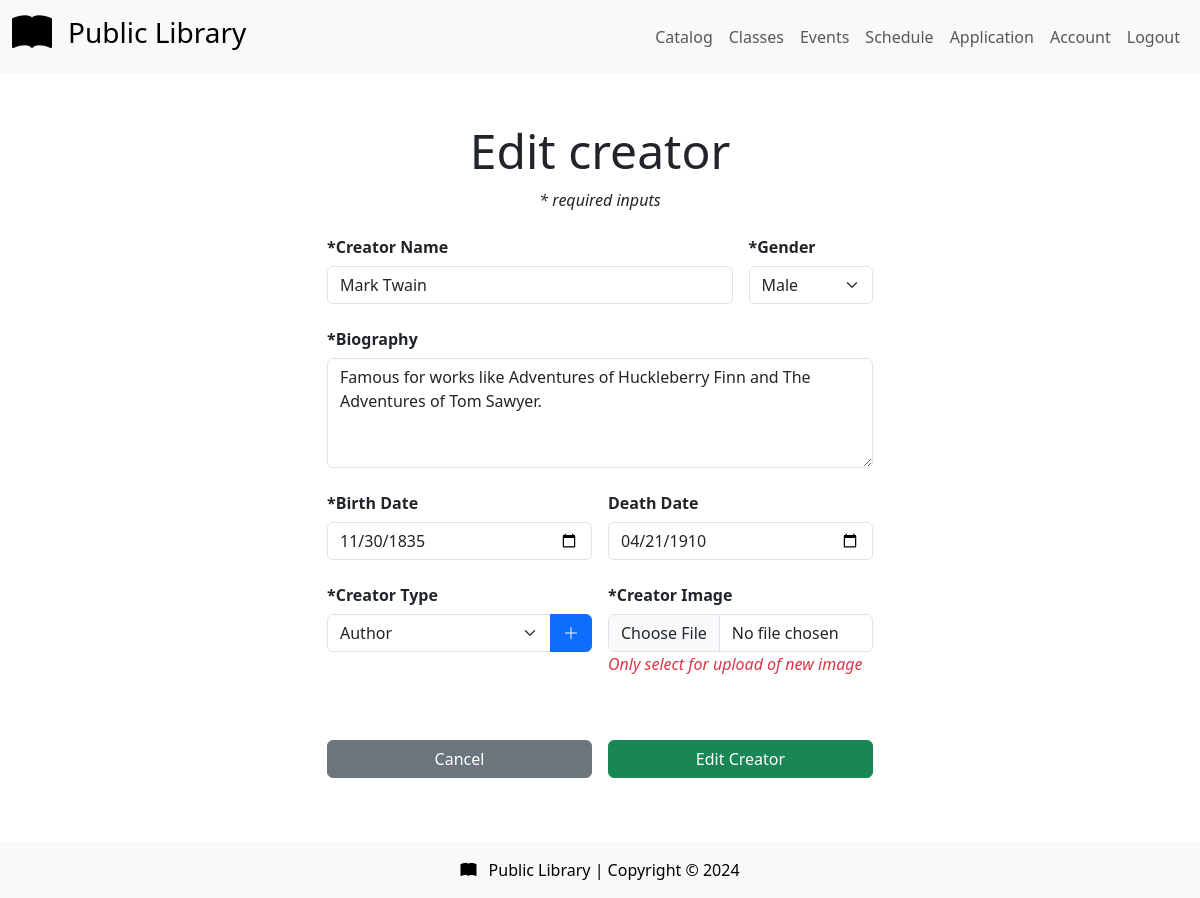
The app's page /views/pages/edit-creator.php?creatorId=1 (signed in) with its own data.
### tables this page shows
CREATE TABLE LIB_CREATOR (
    CreatorID INT AUTO_INCREMENT PRIMARY KEY,
    Name VARCHAR(100) NOT NULL,
    Gender CHAR(1),
    DateBorn DATE,
    DateDied DATE,
    Bio TEXT,
    ImagePath VARCHAR(255),
    CreatorTypeID TINYINT,
    FOREIGN KEY (CreatorTypeID) REFERENCES LIB_CREATOR_TYPE(CreatorTypeID) ON DELETE SET NULL
);

### helpers.php (called while the page is built, shortened)
<?php
function prepSanitaryData($conn, $string) {
    $trimmed = trim($string);
    return $trimmed;
}

### views/partials/creator-form.php (the view, shortened to what this page needs)
<?php
function renderCreatorForm($creatorTypes, $echoBack = true, $valuesArray = null) {
    $lang = is_null($valuesArray) ? "Add" : "Edit";
    $langLower = strtolower($lang);
    $creatorString = is_null($valuesArray) ? '' : "&creatorId=$valuesArray[CreatorID]";
    $actionVal = !$echoBack ? "../../controllers/catalog/$langLower-creator-controller.php?echo=$echoBack" . $creatorString : '';
    $methodVal = !$echoBack ? 'POST' : '';
    $name = $valuesArray['Name'] ?? '';
    $gender = $valuesArray['Gender'] ?? '';
    $bio = $valuesArray['Bio'] ?? '';
    $bDate = $valuesArray['DateBorn'] ?? '';
    $dDate = $valuesArray['DateDied'] ?? '';
    $creatorTypeId = $valuesArray['CreatorTypeID'] ?? '';
    $gender1 = $gender == "M" ? 'selected' : '';
    $gender2 = $gender == "F" ? 'selected' : '';
    $genderDefault = count(array_intersect(['selected'], array($gender1, $gender2))) > 0 ? '' : 'selected';
    echo <<<_END
        <form id="creator-form" class="row g-3" method="$methodVal" action="$actionVal" enctype="multipart/form-data">
            <div class="col-md-9">
                <label for="#name-in" class="col-form-label fw-bold">*Creator Name</label>
                <input id="name-in" class="form-control" type="text" name="name" aria-label="Name input" value="$name" required>
            </div>
            <div class="col-md-3">
                <label for="#gender-in" class="col-form-label fw-bold">*Gender</label>
                <select id="gender-in" class="form-select" name="gender" aria-label="Gender input" required>
                    <option $genderDefault disabled></option>
                    <option $gender1 value="M">Male</option>
                    <option $gender2 value="F">Female</option>
                </select>
            </div>
            <div class="col-12">
                <label for="#bio-in" class="col-form-label fw-bold">*Biography</label>
                <textarea class="form-control" name="bio" id="bio-in" rows="4" required>$bio</textarea>
            </div>
            <div class="col-md-6">
                <label for="#date-born-in" class="col-form-label fw-bold">*Birth Date</label>
                <input class="form-control" type="date" name="dateBorn" id="date-born-in" aria-label="Date born input" value="$bDate" required>
            </div>
            <div class="col-md-6">
                <label for="#date-died-in" class="col-form-label fw-bold">Death Date</label>
                <input class="form-control" type="date" name="dateDied" id="date-died-in" aria-label="Date died input" value="$dDate">
            </div>
            <div class="col-md-6">
                <label for="#creator-type-in" class="col-form-label fw-bold">*Creator Type</label>
                <div class="input-group">
                    <select id="creator-type-in" class="form-select" name="creatorType" aria-label="Creator type input" required>
        _END;
                    foreach($creatorTypes as $type) {
                        $selected = $type['id'] == $creatorTypeId ? 'selected' : '';
                        echo <<<_END
                            <option $selected value="$type[id]">$type[name]</option>
                        _END;
                    }
        echo <<<_END
                    </select>
                    <button class="btn btn-primary" type="button" id="button-addon2"
                        data-bs-toggle="modal"
                        data-bs-target="#newItemModal"
                        onclick="prepModal('creator type','LIB_CREATOR_TYPE','creator-type-in', 'true')"
                    ><i class="bi bi-plus-lg"></i></button>
                </div>
            </div>
            <div class="col-md-6">
                <label for="#imgUpload" class="col-form-label fw-bold">*Creator Image</label>
                <input class="form-control" type="file" name="imgUpload" id="imgUpload" aria-label="Creator image upload" required>
    _END;
    if(!is_null($valuesArray)) {
        echo '<p class="text-danger"><i>Only select for upload of new image</i></p>';
    }
    echo <<<_END
            </div>
            <div class="col-6 mt-5">
    _END;
    if(!$echoBack) {
        echo '<a href="application-settings.php" class="btn btn-secondary w-100">Cancel</a>';
    } else {
        echo '<button type="button" class="btn btn-secondary w-100" data-bs-dismiss="modal" aria-label="Close">Cancel</button>';
    }
    echo <<<_END
            </div>
            <div class="col-6 mt-5">
                <button type="submit" class="btn btn-success w-100">$lang Creator</button>
            </div>
        </form>
    _END;
}

### records on screen
lib_creator: name "Mark Twain", bio "Famous for works like Adventures of Huckleberry Finn and The Adventures of Tom Sawyer.", dateBorn "11/30/1835", dateDied "04/21/1910"

### other values on screen
$authLang "Logout"
$lang "Edit"
form field creatorType "Author"
